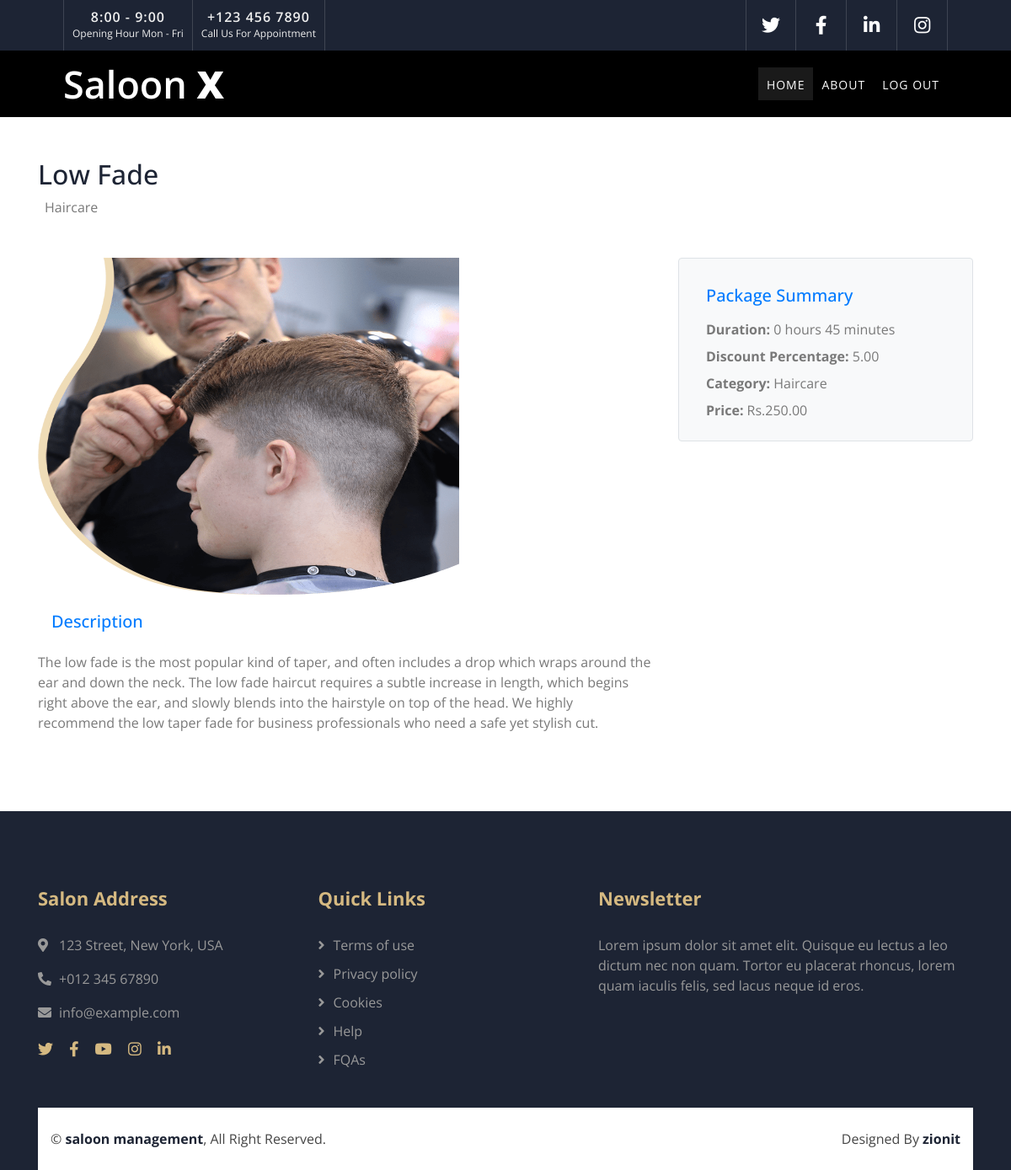
/packages/package_details/1/, run on the app's committed database.
### packages/models.py (models this page shows, shortened)
class Package(models.Model):
    category_type_choices = [
        ('Haircare', 'Haircare'),
        ('Skincare', 'Skincare'),
        ('Spa', 'Spa')
    ]
    name = models.CharField(max_length=255)
    description = models.TextField()
    price = models.DecimalField(max_digits=10, decimal_places=2)
    duration = models.IntegerField(blank=True, null=True)
    image = models.ImageField(upload_to='package_images/', blank=True, null=True)
    discount_percentage = models.DecimalField(max_digits=5, decimal_places=2, blank=True, null=True)
    category = models.CharField(max_length=20, choices=category_type_choices, null=True, blank=True)
    is_available = models.BooleanField(default=True)
    shop_owner = models.ForeignKey(settings.AUTH_USER_MODEL, on_delete=models.CASCADE, related_name='packages')

### packages/views.py (the view)
# urls.py: path('package_details/<int:package_id>/',views.package_detail,name='package_details'),
def package_detail(request, package_id):
    package = get_object_or_404(Package, id=package_id)
    has_applied = False
    if request.user.is_authenticated and request.user.is_customer:
        has_applied = ApplyPackage.objects.filter(user=request.user, package=package).exists()
    return render(request, 'packages/package_detail.html', {'package': package, 'has_applied': has_applied})

### packages/templatetags/custom_filters.py (called while the page is built)
@register.filter(name='format_duration')
def format_duration(value):
    hours, minutes = divmod(value, 60)
    return f'{hours} hours {minutes} minutes'

### templates/packages/package_detail.html (shortened to what this page needs)
{%extends "website/viewpage.html" %}
{% load humanize %}
{% load custom_filters %}
{% block content %}
<br><br>
<section class="site-section">
    <div class="container" style="padding-top: 80px;">
        <div class="row align-items-center mb-5">
            <div class="col-lg-8 mb-4 mb-lg-0">
                <div class="d-flex align-items-center">
                    <div>
                        <h2>{{ package.name }}</h2>
                        <div>
                            <span class="ml-0 mr-2 mb-2">
                                {{ package.category }}
                            </span>
                        </div>
                    </div>
                </div>
            </div>
        </div>
        <div class="row">
            <div class="col-lg-8">
                {% if package.image %}
                    <img src="{{ package.image.url }}" alt="{{ package.name }}" style="width: 500px; height: 400px; margin-bottom: 20px;">
                {% else %}
                    <p>No image available</p>
                {% endif %}
                <div class="mb-5">
                    <h3 class="h5 d-flex align-items-center mb-4 text-primary"> Description</h3>
                    <p>{{ package.description }}</p>
                </div>
            </div>
            <div class="col-lg-4">
                <div class="bg-light p-3 border rounded mb-4">
                    <h3 class="text-primary  mt-3 h5 pl-3 mb-3 ">Package Summary</h3>
                    <ul class="list-unstyled pl-3 mb-0">
                        <li class="mb-2"><strong class="text-black">Duration: </strong> {{package.duration | format_duration }}</li>
                        <li class="mb-2"><strong class="text-black">Discount Percentage: </strong>{{package.discount_percentage}}</li>
                        <li class="mb-2"><strong class="text-black">Category: </strong>{{package.category}}</li>
                        <li class="mb-2"><strong class="text-black">Price: </strong>Rs.{{package.price|intcomma}}</li>
                </div>
            </div>
        </div>
    </div>
</section>
{% endblock %}

### static/css/style.css (style rules this page uses)
body { color: #797979; background: #ffffff; font-family: 'Open Sans', sans-serif; }
h1, h2, h3, h4, h5, h6 { color: #1d2434; }

### data on the page
Package: name "Low Fade", category "Haircare", image (picture), description "The low fade is the most popular kind of taper, and often includes a drop which wraps around the ear and down the neck. The low fade haircut requires a subtle increase in length, which begins right above the ear, and slowly blends into the hairstyle on top of the head. We highly recommend the low taper fade for business professionals who need a safe yet stylish cut.", duration "0 hours 45 minutes", discount_percentage "5.00", price "250.00"
